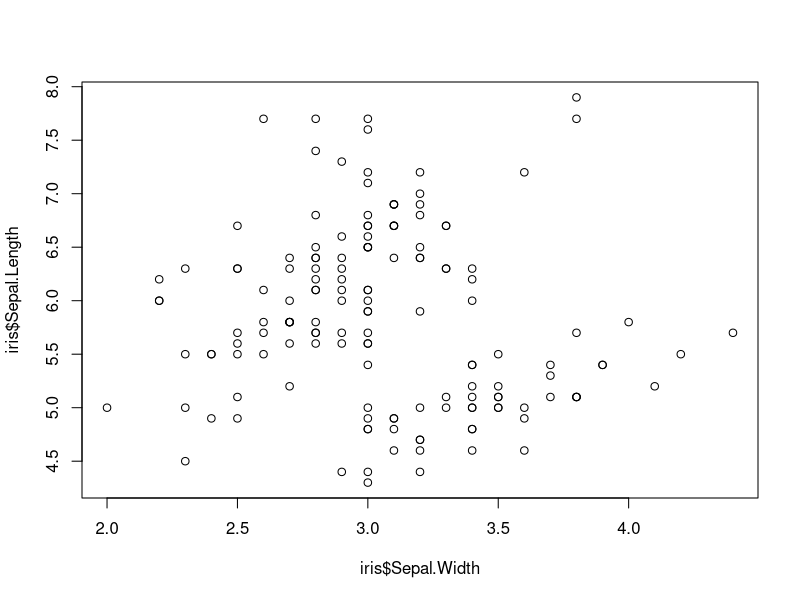
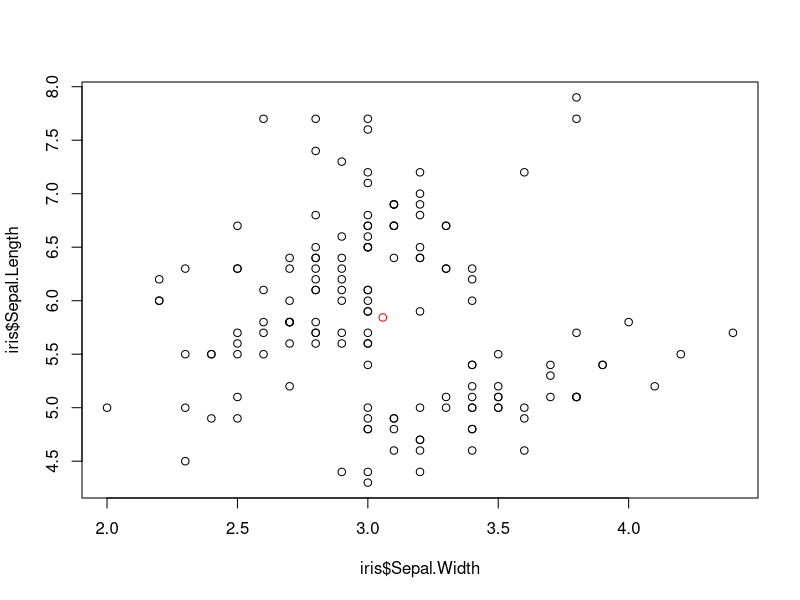
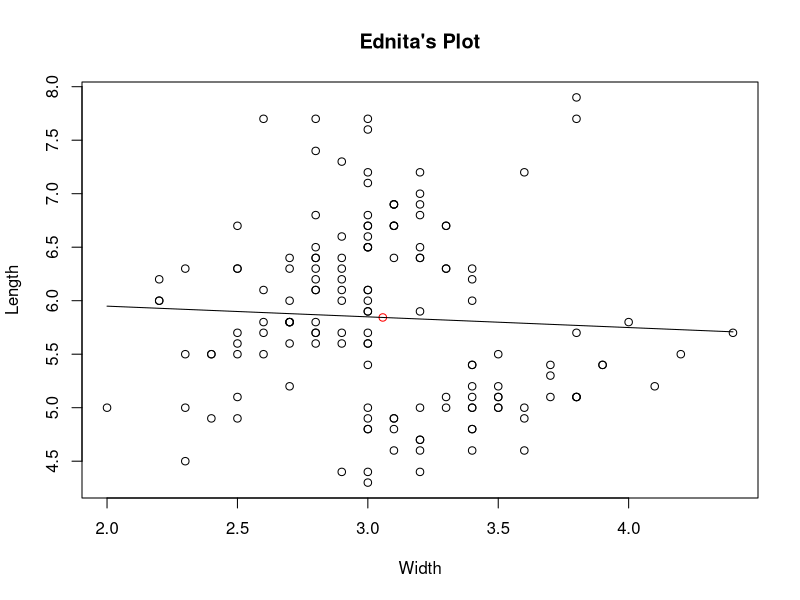

The R script that drew these images, in order: (Note: this script raises an error after producing the figures.)
data(iris)

head(iris)

iris$Sepal.Width

mean(iris$Sepal.Length)

sd(iris$Sepal.Width)

plot(x = iris$Sepal.Width, y = iris$Sepal.Length)
  
data_center_x = mean(iris$Sepal.Width)
data_center_y = mean(iris$Sepal.Length)
c(data_center_x, data_center_y)

plot(x = iris$Sepal.Width, y = iris$Sepal.Length)
points(x = data_center_x, y = data_center_y, col = "red")

line_point_slope = function(x, x1, y1, slope)
{
  get_y_intercept = 
    function(x1, y1, slope) 
      return(-(x1 * slope) + y1)
  
  linear = 
    function(x, yint, slope) 
      return(yint + x * slope)
  
  return(linear(x, get_y_intercept(x1, y1, slope), slope))
  }

line_point_slope(3, 6, 6, -3)

plot(x = iris$Sepal.Width, y = iris$Sepal.Length,
     main = "Ednita's Plot",
     xlab = "Width",
     ylab = "Length")
points(x = data_center_x, y = data_center_y, col = "red")
curve(
  line_point_slope(
    x, 
    data_center_x, 
    data_center_y,
    -0.1), 
  add = TRUE)

#New 

library(MASS)
data(Animals)
head(Animals)

MASS$Sepal.brain

mean(Mass$Sepal.body)

sd(iris$Sepal.Width)

plot(x = iris$Sepal.Width, y = iris$Sepal.Length)

data_center_x = mean(iris$Sepal.Width)
data_center_y = mean(iris$Sepal.Length)
c(data_center_x, data_center_y)

plot(x = iris$Sepal.Width, y = iris$Sepal.Length)
points(x = data_center_x, y = data_center_y, col = "red")

line_point_slope = function(x, x1, y1, slope)
{
  get_y_intercept = 
    function(x1, y1, slope) 
      return(-(x1 * slope) + y1)
  
  linear = 
    function(x, yint, slope) 
      return(yint + x * slope)
  
  return(linear(x, get_y_intercept(x1, y1, slope), slope))
}

line_point_slope(3, 6, 6, -3)

plot(x = iris$Sepal.Width, y = iris$Sepal.Length,
     main = "Ednita Animal Care",
     xlab = "Width",
     ylab = "Length")
points(x = data_center_x, y = data_center_y, col = "red")
curve(
  line_point_slope(
    x, 
    data_center_x, 
    data_center_y,
    -0.1), 
  add = TRUE)

